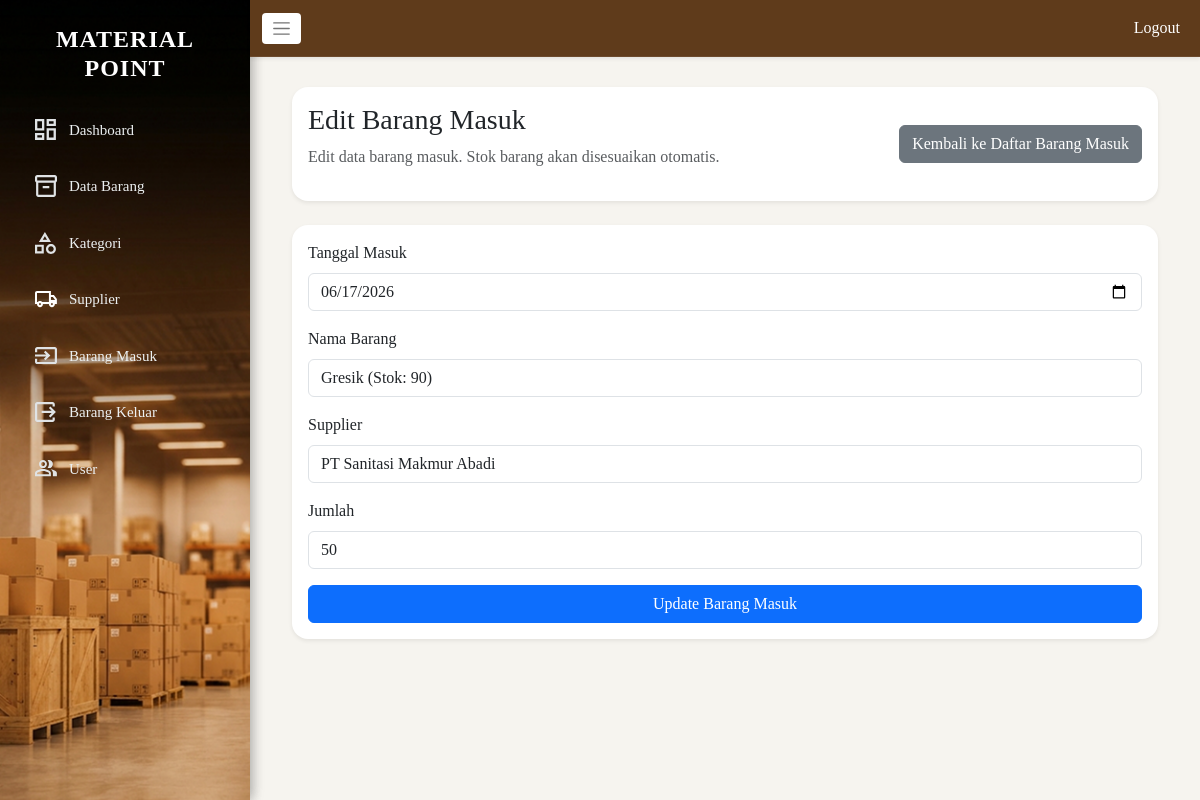
The page /barang_masuk/edit_barang_masuk.php?id=12 (signed in) on the database its author committed.
### tables this page shows
CREATE TABLE `barang_masuk` (
  `id_masuk` int(11) NOT NULL,
  `id_barang` int(11) NOT NULL,
  `id_supplier` int(11) NOT NULL,
  `tanggal` date NOT NULL,
  `jumlah` int(11) NOT NULL,
  `id_user` int(11) DEFAULT NULL
);

CREATE TABLE `barang` (
  `id_barang` int(11) NOT NULL,
  `nama_barang` varchar(100) NOT NULL,
  `id_kategori` int(11) NOT NULL,
  `stok` int(11) NOT NULL DEFAULT 0,
  `satuan` varchar(50) DEFAULT NULL,
  `harga` int(11) NOT NULL
);

CREATE TABLE `supplier` (
  `id_supplier` int(11) NOT NULL,
  `nama_supplier` varchar(100) NOT NULL,
  `alamat` text DEFAULT NULL,
  `no_hp` varchar(20) DEFAULT NULL
);

### barang_masuk/edit_barang_masuk.php (the view, shortened to what this page needs)
<?php
include '../koneksi_db.php';
$id_masuk = isset($_GET['id']) ? intval($_GET['id']) : 0;
$item = [];
if ($id_masuk > 0) {
    $sql = "SELECT id_masuk, tanggal, id_barang, id_supplier, jumlah
            FROM barang_masuk WHERE id_masuk = ?";
    if ($stmt = $conn->prepare($sql)) {
        $stmt->bind_param("i", $id_masuk);
        $stmt->execute();
        $result = $stmt->get_result();
        if ($result->num_rows > 0) {
            $item = $result->fetch_assoc();
        }
    }
}
$listBarang = [];
$sqlBarang = "SELECT id_barang, nama_barang, stok FROM barang ORDER BY nama_barang ASC";
if ($result = $conn->query($sqlBarang)) {
    while ($row = $result->fetch_assoc()) {
        $listBarang[] = $row;
    }
}
$listSupplier = [];
$sqlSupplier = "SELECT id_supplier, nama_supplier FROM supplier ORDER BY nama_supplier ASC";
if ($result = $conn->query($sqlSupplier)) {
    while ($row = $result->fetch_assoc()) {
        $listSupplier[] = $row;
    }
}
?>
<!DOCTYPE html>
<html>
<head>
    <link href="https://cdn.jsdelivr.net/npm/bootstrap@5.3.0/dist/css/bootstrap.min.css" rel="stylesheet">
    <link rel="stylesheet" href="../asset/css/style.css">
</head>
<body class="admin-dashboard">
<div class="sidebar d-none d-md-block">
    <?php include '../layout/sidebar.php'; ?>
</div>
<div class="main-wrapper">
    <?php include '../layout/nav.php'; ?>
    <div class="content">
        <div class="container-fluid">
            <div class="row mb-4">
                <div class="col-md-12">
                    <div class="card shadow-sm border-0 rounded-4">
                        <div class="card-body d-flex justify-content-between align-items-center">
                            <div>
                                <h3>Edit Barang Masuk</h3>
                                <p class="text-muted">Edit data barang masuk. Stok barang akan disesuaikan otomatis.</p>
                            </div>
                            <a href="data_barang_masuk.php" class="btn btn-secondary">Kembali ke Daftar Barang Masuk</a>
                        </div>
                    </div>
                </div>
            </div>
            <div class="row g-4">
                <div class="col-12">
                    <div class="card shadow-sm border-0 rounded-4">
                        <div class="card-body">
                            <form method="POST" action="proses/edit.php">
                                <div class="mb-3">
                                    <label class="form-label">Tanggal Masuk</label>
                                    <input type="date" name="tanggal" class="form-control" value="<?php echo htmlspecialchars($item['tanggal']); ?>" required>
                                </div>
                                <div class="mb-3">
                                    <label class="form-label">Nama Barang</label>
                                    <select name="id_barang" class="form-control" required>
                                        <?php foreach ($listBarang as $barang): ?>
                                            <option value="<?php echo $barang['id_barang']; ?>"
                                                <?php echo ($barang['id_barang'] == $item['id_barang']) ? 'selected' : ''; ?>>
                                                <?php echo htmlspecialchars($barang['nama_barang']); ?>
                                                (Stok: <?php echo $barang['stok']; ?>)
                                            </option>
                                        <?php endforeach; ?>
                                    </select>
                                </div>
                                <div class="mb-3">
                                    <label class="form-label">Supplier</label>
                                    <select name="id_supplier" class="form-control" required>
                                        <?php foreach ($listSupplier as $supplier): ?>
                                            <option value="<?php echo $supplier['id_supplier']; ?>"
                                                <?php echo ($supplier['id_supplier'] == $item['id_supplier']) ? 'selected' : ''; ?>>
                                                <?php echo htmlspecialchars($supplier['nama_supplier']); ?>
                                            </option>
                                        <?php endforeach; ?>
                                    </select>
                                </div>
                                <div class="mb-3">
                                    <label class="form-label">Jumlah</label>
                                    <input type="number" name="jumlah" class="form-control" min="1" value="<?php echo htmlspecialchars($item['jumlah']); ?>" required>
                                </div>
                                <button type="submit" class="btn btn-primary w-100">Update Barang Masuk</button>
                            </form>
                        </div>
                    </div>
                </div>
            </div>
        </div>
    </div>
</div>
</body>
</html>

### asset/css/style.css (style rules this page uses)
body { background: #f6f4ef; font-family: "Poppins"; padding-top: 40px; }
::placeholder { font-size: 16px; }
.sidebar { width: 250px; height: 100vh; background: url("../img/sidebar.png") no-repeat center center; background-size: cover; position: fixed; top: 0; left: 0; padding: 25px 20px; box-shadow: 2px 0 12px rgba(0, 0, 0, 0.18); transition: transform 0.3s ease, padding 0.3s ease, box-shadow 0.3s ease; }
body.admin-dashboard { padding-top: 0; }
.content { margin-left: 270px; padding: 30px; transition: margin-left 0.3s ease, padding 0.3s ease; }
.main-wrapper { margin-left: 250px; transition: margin-left 0.3s ease; }
.main-wrapper .content { margin-left: 0; }

### rows shown on the page
barang_masuk: tanggal "06/17/2026", id_barang "Gresik (Stok: 90)", id_supplier "PT Sanitasi Makmur Abadi", jumlah "50"
